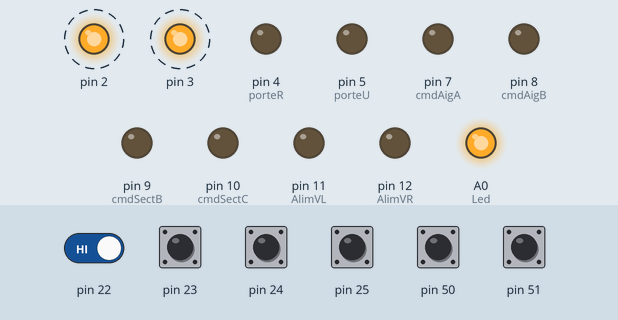
Simulated run of this sketch. Board: Arduino Mega 2560, built with avr-gcc and run on an emulated ATmega2560. Parts: output pins drawn as LEDs (lit = HIGH). Dashed ring = blinking. Inputs (shaded band) come from the test bench; at power-on: pin 22–25, pin 50, pin 51 HIGH. What the sketch prints to the serial monitor is not drawn.

Above: at 0.87 s.
1.3 s: pin 50 pulled LOW for 0.15 s
At 3.7 s:
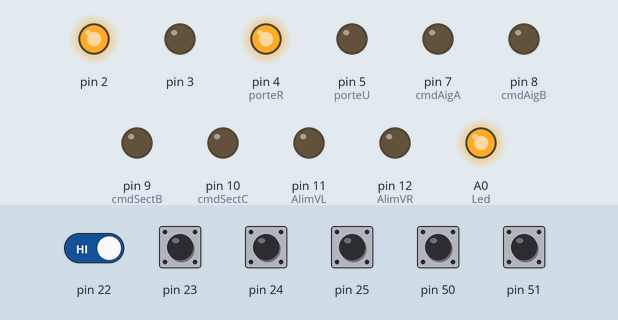
At 5.5 s:
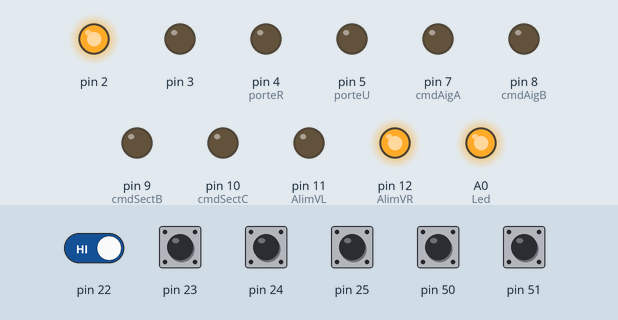
8.5 s: pin 24 pulled LOW for 0.15 s
At 9.5 s:
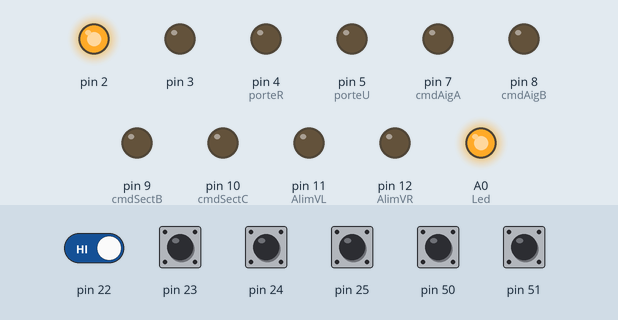
14.6 s: pin 22 driven HIGH
Timing chart, 0 to 17.6 s (numbered marks = the images above; inputs shaded):
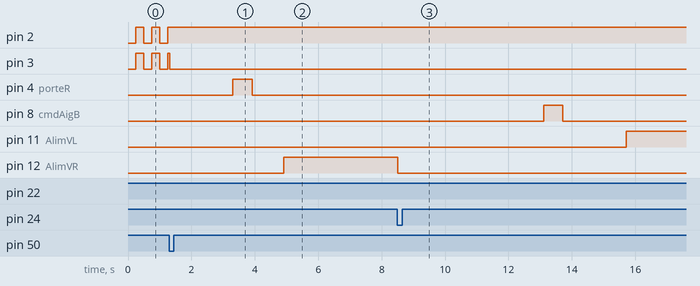

Measured:
- after the input at 1.3 s, pin 2: stops changing and stays HIGH; pin 4 (porteR): LOW → HIGH after 2.0 s, → LOW 0.60 s later; pin 12 (AlimVR): LOW → HIGH after 3.6 s
- after the input at 8.5 s, pin 8 (cmdAigB): LOW → HIGH after 4.6 s, → LOW 0.60 s later; pin 12 (AlimVR): HIGH → LOW at once
- by itself, pin 2: alternates HIGH for 0.25 s and LOW for 0.25 s

The sketch:

Main.ino
```cpp
#include <Button.h>
#include <ButtonEventCallback.h>
#include <PushButton.h>
#include <Bounce2.h>

#include <Blinker.h>

//------ BP choix couleur ------//

PushButton Bp_R = PushButton(50);  //Bp choix rose
PushButton Bp_B = PushButton(51);   //Bp choix bleu

//------ Inverseur mode ------//
#define IntF_R //Inter force mode rose
#define IntF_B //Inter force mode bleu

//------ Ils ------//

PushButton Ils_P = PushButton(22);  //loco stop secteur
PushButton Ils_R = PushButton(23); //loco stop remise
PushButton Ils_AB = PushButton(24); //loco stop voie AB plaque
PushButton Ils_C = PushButton(25); //loco stop voie C plaque

//------ Contact ------//

// ON/OFF
int Led = A0;
int Lamp = A1;

//BruitL = ;
//BruitU = ;

// Moment

int porteR = 4;
int porteU = 5;

int barriere = 6;

int cmdAigA = 7;
int cmdAigB = 8 ;

int cmdSectB = 9;
int cmdSectC = 10;

int AlimVL = 11;
int AlimVR = 12;
//------ Actionneur ------//


//------ Led ------//
Blinker BkR(2); // clignotement Led Rose
Blinker BkB(3); // clignotement Led Bleu

//------ Boolean ------//
boolean Cmd = false; // Choix couleur
boolean MdR = false; // Mode Rose
boolean MdB = false; // Mode Bleu

boolean Alv = false; // ALim Voie

//----- Memoire -----//

int t = 0;

enum AlimVoie {
  AV,
  zero,
  AR
};


void setup()
{
  Serial.begin(115200);
  Serial.print("Walter&Causette Debug\n");

  Bp_R.onPress(onBp_RPressed);
  Bp_B.onPress(onBp_BPressed);

  Ils_R.onPress(onIls_R_Pressed);
  Ils_P.onPress(onIls_P_Pressed);
  Ils_AB.onPress(onIls_AB_Pressed);
  Ils_C.onPress(onIls_C_Pressed);

  BkR.setDelay(250);
  BkR.start();

  BkB.setDelay(250);
  BkB.start();

  pinMode(Led, OUTPUT);
  digitalWrite(Led, HIGH);
  //Pt Voie C
  //Aig Voie A
  //Ps voie C

  pinMode(AlimVL, OUTPUT);
  pinMode(AlimVR, OUTPUT);

  pinMode(cmdAigA, OUTPUT);
  pinMode(cmdAigB, OUTPUT);

  pinMode(cmdSectB, OUTPUT);
  pinMode(cmdSectC, OUTPUT);

  pinMode(porteR, OUTPUT);
  pinMode(porteU, OUTPUT);

  AlimV(zero);
  //delay(2000);
  //Bp(cmdAigA);
  //delay(2000);
  //Bp(cmdSectB);
  //delay(2000);
  //Bp(cmdAigA);

  MdR = false;
  t = 0;
  //Bp(cmdAigB);
  //digitalWrite(cmdAigA, HIGH);
}

void loop()
{
  Bp_R.update();
  Bp_B.update();

  Ils_R.update();
  Ils_P.update();
  Ils_AB.update();
  Ils_C.update();

  BkR.blink();
  BkB.blink();

  //if()
  switch (t)
  {
    case 1:
      Serial.println("case 1");
      //Led fade out

      delay(2000);
      t++;
      break;
    case 2:
      Serial.println("case 2");
      digitalWrite(Lamp, HIGH);
      t++;
      break;
    case 3:
      Serial.println("case 3");
      //BMoteur Ralentie
      Bp(porteR);
      delay(1000);
      t++;
      break;
    case 4:
    Serial.println("case 4");
      //BMoteur Demarrage
      AlimV(AR);
      break;
    case 5:
    Serial.println("case 5");
      //Bmoteur Ralentie
      AlimV(zero);
      delay(2000);
      t++;
      break;
    case 6:
    Serial.println("case 6");
      //Led Fade in
      //Pt C+25°
      t++;
      break;
    case 7:
    Serial.println("case 7");
      Bp(barriere);
      delay(2000);
      t++;
      break;
    case 8:
    Serial.println("case 8");
      Bp(cmdAigB);
      delay(2000);
      t++;
      break;
    case 9:
    Serial.println("case 9");
      //Attente position Pt
      //BMoteur Demarrage
      AlimV(AV);
      break;
    case 10:
    Serial.println("case 10");
      //Bmoteur Ralentie
      AlimV(zero);
      delay(2000);
      t++;
      break;
    case 11:
    Serial.println("case 11");
      //Pt AB-25°
      delay(6000);
      t++;
      break;
    case 12:
    Serial.println("case 12");
      Bp(porteU);
      delay(2000);
      t++;
      break;
    case 13:
    Serial.println("case 13");
      //Attente position Pt
      //BMoteur Demarrage
      Bp(cmdSectC);
      delay(5000);
      AlimV(AR);
      t++;
      break;
    case 14:
    Serial.println("Case 14");

      break;
    case 15:
    Serial.println("case 15");
      AlimV(zero);
      t++;
      break;
    case 16:
    Serial.println("case 16");
      //BMoteur arret
      Bp(porteU);
      //attente porteU ferme
      delay(2000);
      t++;
      break;
    case 17:
    Serial.println("case 17");
      Bp(barriere);
      delay(2000);

      if(MdR)
      {
          //PW C_Rose
      }
      else if(MdB)
      {
          //PW C_Bleu
      }
      delay(2000);
      t++;
      break;
    case 18:
    Serial.println("case 18");
      Bp(porteU);
      delay(2000);
      t++;
      break;
    case 19:
    Serial.println("case 19");
      Bp(barriere);
      delay(2000);
      t++;
      break;
    case 20:
    Serial.println("case 20");
      // Bmoteur Ralentie
      t++;
      break;
    case 21:
    Serial.println("case 21");
      //Bmoteur Demarrage
      AlimVoie(AV);
      break;
    case 22:
    Serial.println("case 22");
      AlimVoie(zero);
      Bp(porteU);
      delay(2000);
      Bp(cmdSectB);
      break;
    case 23:
    Serial.println("case 23");

      break;
    case 24:
    Serial.println("case 24");

      break;
    case 25:
    Serial.println("case 25");

      break;
    case 26:
    Serial.println("case 26");

      break;
    case 27:
    Serial.println("case 27");

      break;
    case 28:
    Serial.println("case 28");

      break;
    case 29:
    Serial.println("case 29");

      break;
    case 30:
    Serial.println("case 30");

      break;
    case 31:
    Serial.println("case 31");

      break;
  }
}

void onBp_RPressed(Button& btn)
{
  MdR = true;

  if (!Cmd)
  {
    Cmd = true;

    Serial.println("Choix PQ Rose");
    BkR.stop();
    BkB.stop();

    BkR.on();

    t = 1;
  }

}

void onBp_BPressed(Button& btn)
{
  MdB = true;

  if (!Cmd)
  {
    Cmd = true;

    Serial.println("Choix PQ Bleu");
    BkR.stop();
    BkB.stop();

    BkB.on();

    t = 1;
  }
}


void onIls_R_Pressed(Button& btn)
{
  Serial.println("Ils loco-Remise");
}

void onIls_P_Pressed(Button& btn)
{
  Serial.println("Ils pont-secteur");
  switch (t)
  {
    case 9:
      t++;
      break;
    case 20:
      t++;
      break;
  }
}


void onIls_AB_Pressed(Button& btn)
{
  Serial.println("Ils loco-AB");
  switch (t)
  {
    case 4:
      t++;
      break;
  }
}

void onIls_C_Pressed(Button& btn)
{
  Serial.println("Ils loco-C");
  switch (t)
  {
    case 14:
      t++;
      break;
  }
}

void Bp(int s)
{
  Serial.println("BP: "+ s);
  digitalWrite(s, HIGH);
  delay(600);
  digitalWrite(s, LOW);
}

void AlimV(AlimVoie v)
{
  switch (v)
  {
    case AV:
      Serial.println("AlimVoie: AV");
      digitalWrite(AlimVL, HIGH);
      digitalWrite(AlimVR, LOW);
      break;
    case zero:
      Serial.println("AlimVoie: Zero");
      digitalWrite(AlimVL, LOW);
      digitalWrite(AlimVR, LOW);
      break;
    case AR:
      Serial.println("AlimVoie: AR");
      digitalWrite(AlimVL, LOW);
      digitalWrite(AlimVR, HIGH);
      break;
  }

}
```
